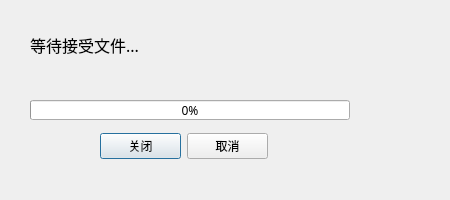
<?xml version="1.0" encoding="UTF-8"?>
<ui version="4.0">
 <class>tcpclient</class>
 <widget class="QDialog" name="tcpclient">
  <property name="geometry">
   <rect>
    <x>0</x>
    <y>0</y>
    <width>450</width>
    <height>200</height>
   </rect>
  </property>
  <property name="minimumSize">
   <size>
    <width>450</width>
    <height>200</height>
   </size>
  </property>
  <property name="maximumSize">
   <size>
    <width>450</width>
    <height>200</height>
   </size>
  </property>
  <property name="font">
   <font>
    <family>ADMUI3Lg</family>
    <pointsize>9</pointsize>
   </font>
  </property>
  <property name="windowTitle">
   <string>接收端</string>
  </property>
  <widget class="QLabel" name="tcpClientStatusLabel">
   <property name="geometry">
    <rect>
     <x>30</x>
     <y>10</y>
     <width>381</width>
     <height>70</height>
    </rect>
   </property>
   <property name="font">
    <font>
     <pointsize>12</pointsize>
    </font>
   </property>
   <property name="text">
    <string>等待接受文件...</string>
   </property>
  </widget>
  <widget class="QProgressBar" name="progressBar">
   <property name="geometry">
    <rect>
     <x>30</x>
     <y>100</y>
     <width>320</width>
     <height>20</height>
    </rect>
   </property>
   <property name="minimumSize">
    <size>
     <width>320</width>
     <height>20</height>
    </size>
   </property>
   <property name="maximumSize">
    <size>
     <width>320</width>
     <height>20</height>
    </size>
   </property>
   <property name="value">
    <number>0</number>
   </property>
  </widget>
  <widget class="QWidget" name="">
   <property name="geometry">
    <rect>
     <x>100</x>
     <y>133</y>
     <width>168</width>
     <height>27</height>
    </rect>
   </property>
   <layout class="QHBoxLayout" name="horizontalLayout">
    <item>
     <widget class="QPushButton" name="tcpClientCloseBtn">
      <property name="minimumSize">
       <size>
        <width>80</width>
        <height>25</height>
       </size>
      </property>
      <property name="text">
       <string>关闭</string>
      </property>
     </widget>
    </item>
    <item>
     <widget class="QPushButton" name="tcpClientCancleBtn">
      <property name="minimumSize">
       <size>
        <width>80</width>
        <height>25</height>
       </size>
      </property>
      <property name="text">
       <string>取消</string>
      </property>
     </widget>
    </item>
   </layout>
  </widget>
 </widget>
 <resources/>
 <connections/>
</ui>
